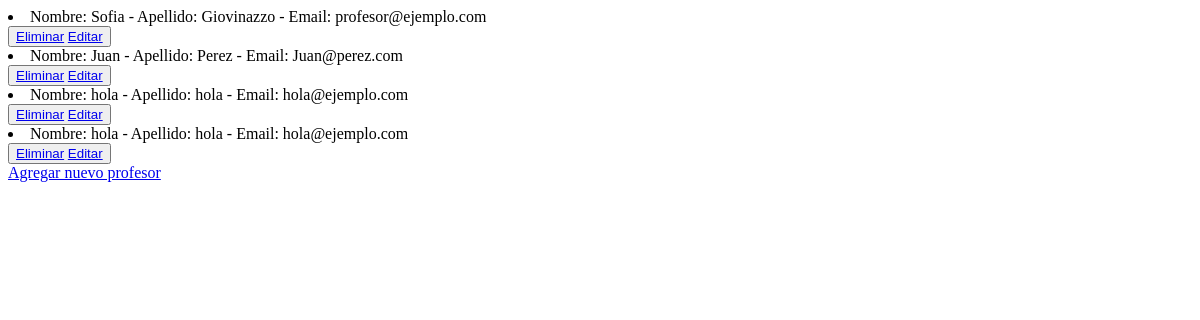
Page /AppFullSailing/leerProfesores on the earlier database version.
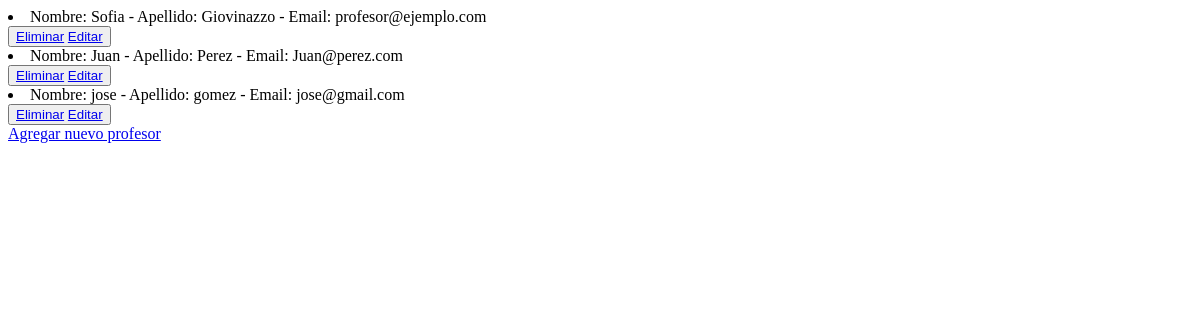
Same page on the later database version.
### AppFullSailing/models.py (models this page shows)
class Profesor(models.Model):
    nombre = models.CharField(max_length=30)
    apellido = models.CharField(max_length=30)
    email = models.EmailField()
    def __str__(self):
        return f"Nombre: {self.nombre} - Apellido: {self.apellido} - Email: {self.email}"

### AppFullSailing/views.py (the view)
# urls.py: path('leerProfesores', views.leerProfesores, name = 'LeerProfesores'),
def leerProfesores(request):
    profesores = Profesor.objects.all() #trae todos los profesores
    contexto = {'profesores':profesores}
    return render(request, 'leerProfesores.html', contexto)

### AppFullSailing/Templates/leerProfesores.html (shortened to what this page needs)
<!DOCTYPE html>
<html lang="en">
<head>
</head>
<body>
    {% for p in profesores %}
        <li>{{p}}</li>
        <button>
            <a href="{% url 'EliminarProfesor' p.nombre %}">Eliminar</a>
            <a href="{% url 'EditarProfesor' p.nombre %}">Editar</a>
        </button>
    {% endfor %}
    <br>
    <a href="Profesores"> Agregar nuevo profesor</a>
</body>
</html>

Differences in the rows shown:
removed Profesor: nombre+apellido+email "Nombre: hola - Apellido: hola - Email: hola@ejemplo.com"
removed Profesor: nombre+apellido+email "Nombre: hola - Apellido: hola - Email: hola@ejemplo.com"
added Profesor: nombre+apellido+email "Nombre: jose - Apellido: gomez - Email: jose@gmail.com"
